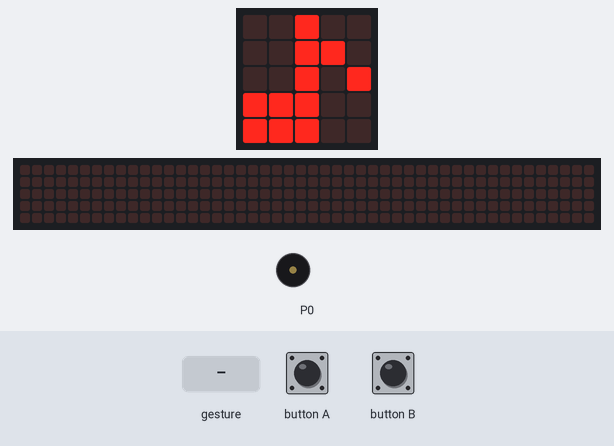
A program run on a simulated BBC micro:bit (MakeCode). Shown: the board's 5×5 LED display, a strip that is not on the board, showing the scrolling text unrolled, buzzer (waves = sounding). The inputs (shaded band) are chosen by the test bench. A tilt is held for 1.5 s and a shake lasts 1 s, then the board lies face up again; the 48×5 strip is a reading aid, not a part: it shows the text the display is scrolling, unrolled, one strip-width of it at a time.

Above: at 4.6 s.
4.7 s: button A pressed for 0.15 s
At 4.92 s:
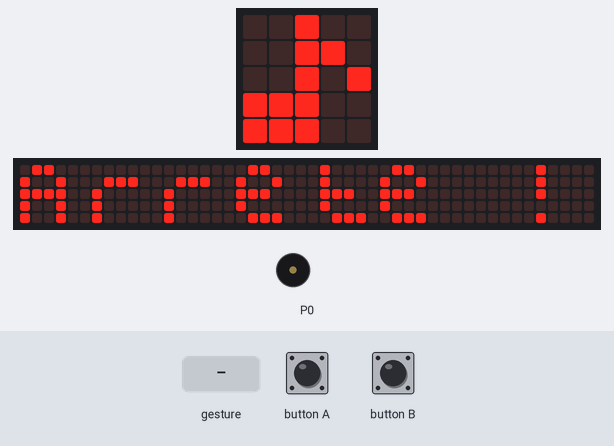
At 5.37 s:
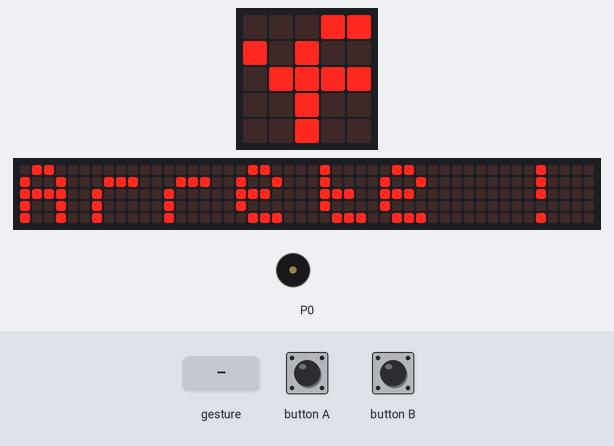
5.4 s: gesture 'shake'
At 5.67 s:
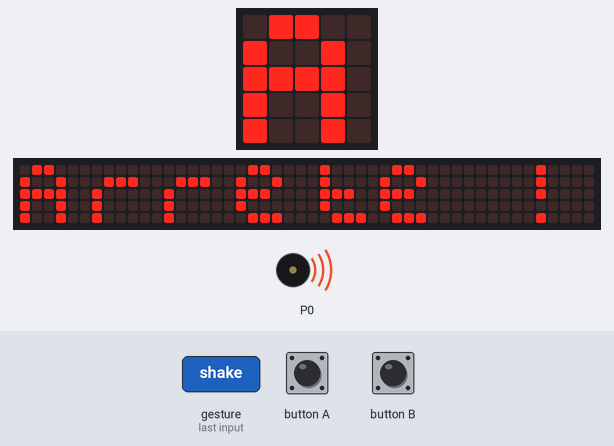
7.5 s: button B pressed for 0.15 s
8.2 s: button A pressed for 0.15 s
8.9 s: sound turns loud
Timing chart, 0 to 11.9 s (numbered marks = the images above; inputs shaded):
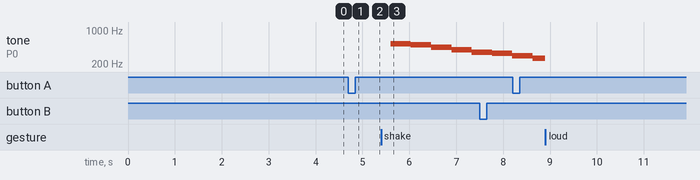

The program:

main.ts
```typescript
input.onSound(DetectedSound.Loud, function () {
    music.stopAllSounds()
})
input.onButtonPressed(Button.A, function () {
    basic.showString("Arrete !")
})
input.onButtonPressed(Button.B, function () {
    basic.showString("Au revoir")
})
input.onGesture(Gesture.Shake, function () {
    music.play(music.stringPlayable("C5 B A G F E D C ", 140), music.PlaybackMode.UntilDone)
})
basic.showLeds(`
    # # # . .
    # . . # .
    # . # . .
    # . . # .
    # # # . .
    `)
basic.showLeds(`
    # # # # #
    # . . . #
    # . . . #
    # . . . #
    # # # # #
    `)
basic.showLeds(`
    # . . . #
    # # . . #
    # . # . #
    # . . # #
    # . . . #
    `)
basic.showLeds(`
    # # # # #
    . . # . .
    . . # . .
    # . # . .
    # # # . .
    `)
basic.showLeds(`
    # # # # #
    # . . . #
    # . . . #
    # . . . #
    # # # # #
    `)
basic.showLeds(`
    # . . . #
    # . . . #
    # . . . #
    # . . . #
    # # # # #
    `)
basic.showLeds(`
    # # # # #
    # . . # .
    # . # . .
    # . . # .
    # . . . #
    `)
basic.showIcon(IconNames.EighthNote)
basic.forever(function () {

})
```

test.ts
```typescript
// les tests vont ici ; cela ne sera pas compilé si ce paquet est utilisé en tant qu'extension.
```

Measured:
- after the input at 4.7 s, the display: changes after 0.15 s (image 1)
- after the input at 5.4 s, tone on P0: plays 523 Hz for 0.43 s, 494 Hz for 0.43 s, 440 Hz for 0.43 s, 392 Hz for 0.43 s, 349 Hz for 0.17 s, starting after 0.20 s
